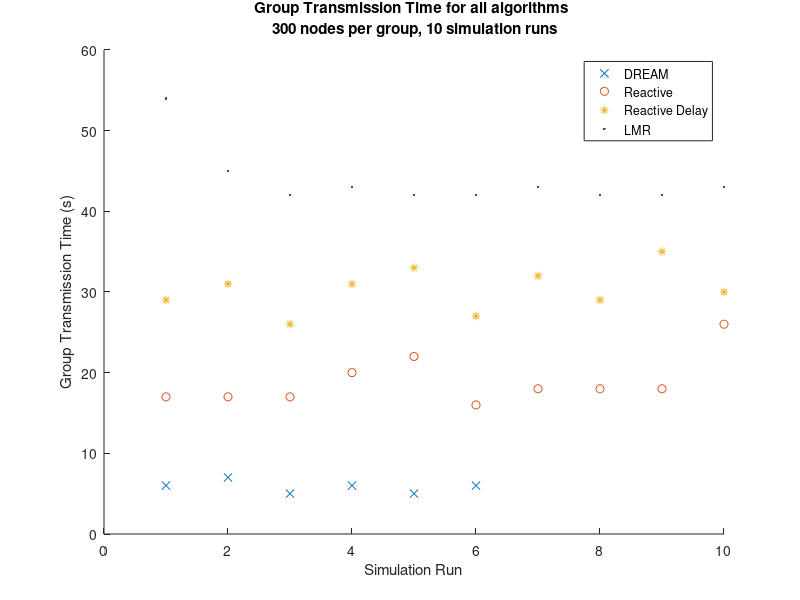
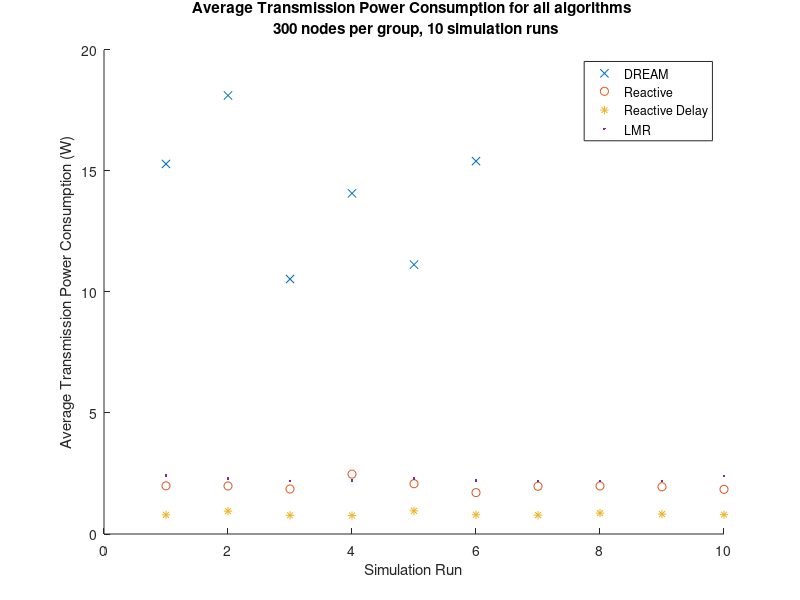
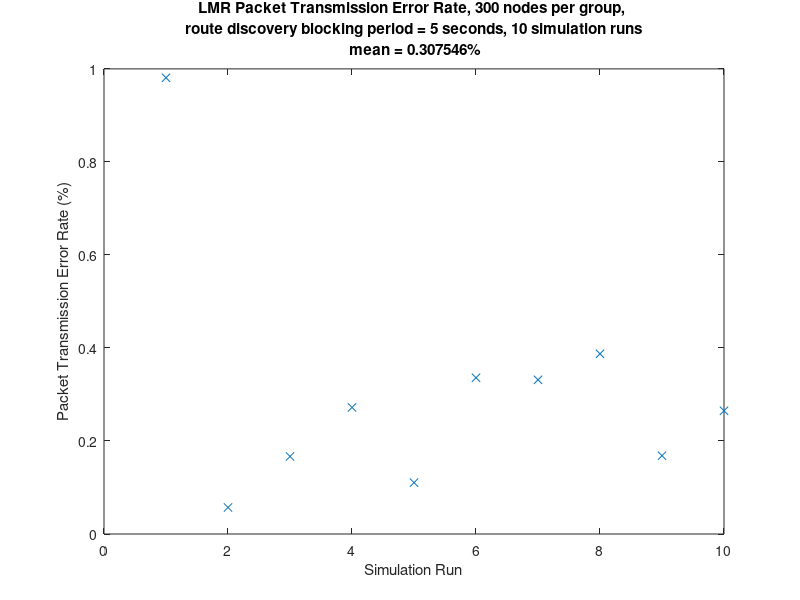

MATLAB code for these plots, in order:
clear
close all

% 300 nodes per group results

n = 300;
plot_figs = true;

active={};
reactive={};
reactive_delay={};
lmr={};

active{1} = [ % Active GTT
    6
    7
    5
    6
    5
    6
    NaN
    NaN
    NaN
    NaN
    ];

active{2} = mean(active{1}); % Mean GTT
active{3} = median(active{1}); % Median GTT
active{4} = range(active{1}); % Range of GTT values

active{5} = [ % Average Transmission Power Consumption (ATPC)
    1.528883e+01
    1.811683e+01
    1.053250e+01
    1.407408e+01
    1.112733e+01
    1.540525e+01
    NaN
    NaN
    NaN
    NaN
    ];

active{6} = mean(active{5}); % Mean ATPC
active{7} = median(active{5}); % Median ATPC
active{8} = range(active{5}); % Range

active{9} = [ % Simulation times
    969.411918
    927.319520
    941.692744
    954.293021
    920.202670
    931.410588
    NaN
    NaN
    NaN
    NaN
    ];

active{10} = mean(active{9}); % Mean simulation time

reactive{1} = [ % Reactive GTT
    17
    17
    17
    20
    22
    16
    18
    18
    18
    26
    ];

reactive{2} = mean(reactive{1});
reactive{3} = median(reactive{1}); 
reactive{4} = range(reactive{1});

reactive{5} = [ % Average Transmission Power Consumption (ATPC)
    1.990000
    1.985333
    1.859333
    2.473333
    2.077333
    1.710000
    1.972667
    1.986000
    1.950667
    1.846000
    ];

reactive{6} = mean(reactive{5}); % Mean ATPC
reactive{7} = median(reactive{5}); % Median ATPC
reactive{8} = range(reactive{5}); % Range

reactive{9} = [ % Simulation times
    15.382582
    14.720400
    14.141273
    17.416028
    15.194260
    13.703490
    14.796759
    16.458309
    15.044999
    14.295620
    ];

reactive{10} = mean(reactive{9}); % Mean simulation time

reactive_delay{1} = [ % Reactive_delay GTT
    29
    31
    26
    31
    33
    27
    32
    29
    35
    30
    ];

reactive_delay{2} = mean(reactive_delay{1});
reactive_delay{3} = median(reactive_delay{1});
reactive_delay{4} = range(reactive_delay{1});

reactive_delay{5} = [ % Average Transmission Power Consumption (ATPC)
    7.920000e-01
    9.446667e-01
    7.726667e-01
    7.613333e-01
    9.553333e-01
    7.966667e-01
    7.800000e-01
    8.626667e-01
    8.233333e-01
    7.993333e-01
    ];

reactive_delay{6} = mean(reactive_delay{5}); % Mean ATPC
reactive_delay{7} = median(reactive_delay{5}); % Median ATPC
reactive_delay{8} = range(reactive_delay{5}); % Range

reactive_delay{9} = [ % Simulation times
    9.932588
    10.706332
    9.664438
    9.973018
    10.758033
    10.101520
    9.896118
    10.402081
    10.100132
    9.811020
    ];

reactive_delay{10} = mean(reactive_delay{9}); % Mean simulation time

lmr{1} = [ % LMR GTT
    54
    45
    42
    43
    42
    42
    43
    42
    42
    43
    ];

lmr{2} = mean(lmr{1}); % Mean GTT
lmr{3} = median(lmr{1}); % Median GTT
lmr{4} = range(lmr{1}); % Range

lmr{5} = [ % Average Transmission Power Consumption (ATPC)
    2.410167
    2.294167
    2.177833
    2.213500
    2.295167
    2.209167
    2.188500
    2.201667
    2.187167
    2.394667
    ];

lmr{6} = mean(lmr{5}); % Mean ATPC
lmr{7} = median(lmr{5}); % Median ATPC
lmr{8} = range(lmr{5}); % Range

lmr{9} = [ % Simulation times
    18.453159
    17.270835
    16.855500
    17.683776
    18.506489
    17.531139
    17.575621
    17.186333
    16.946625
    17.546040
    ];

lmr{10} = mean(lmr{9}); % Mean simulation time

lmr{11} = [ % Packet Transmission Error Rate (PTER)
    9.808983e-01
    5.704507e-02
    1.667593e-01
    2.721829e-01
    1.104362e-01
    3.359462e-01
    3.314917e-01
    3.873824e-01
    1.683502e-01
    2.649709e-01
    ];

lmr{12} = mean(lmr{11}); % Mean PTER
lmr{13} = median(lmr{11}); % Median PTER
lmr{14} = range(lmr{11}); % Range

if plot_figs
    
    figure(1)
    hold on
    plot(active{1},'x')
    plot(reactive{1},'o')
    plot(reactive_delay{1},'*')
    plot(lmr{1},'.')
    hold off
    xlabel('Simulation Run')
    ylabel('Group Transmission Time (s)')
    legend('DREAM', 'Reactive', 'Reactive Delay', 'LMR', 'Location', 'best')
    str = sprintf('Group Transmission Time for all algorithms \n %d nodes per group, 10 simulation runs',n);
    title(str);
    
    figure(2)
    hold on
    plot(active{5},'x')
    plot(reactive{5},'o')
    plot(reactive_delay{5},'*')
    plot(lmr{5},'.')
    hold off
    xlabel('Simulation Run')
    ylabel('Average Transmission Power Consumption (W)')
    legend('DREAM', 'Reactive', 'Reactive Delay', 'LMR', 'Location', 'best')
    str = sprintf('Average Transmission Power Consumption for all algorithms \n %d nodes per group, 10 simulation runs',n);
    title(str);
    
    figure(3)
    plot(lmr{11},'x')
    xlabel('Simulation Run')
    ylabel('Packet Transmission Error Rate (%)')
    str = sprintf('LMR Packet Transmission Error Rate, %d nodes per group, \n route discovery blocking period = 5 seconds, 10 simulation runs \n mean = %f%%',n,lmr{12});
    title(str);
end
